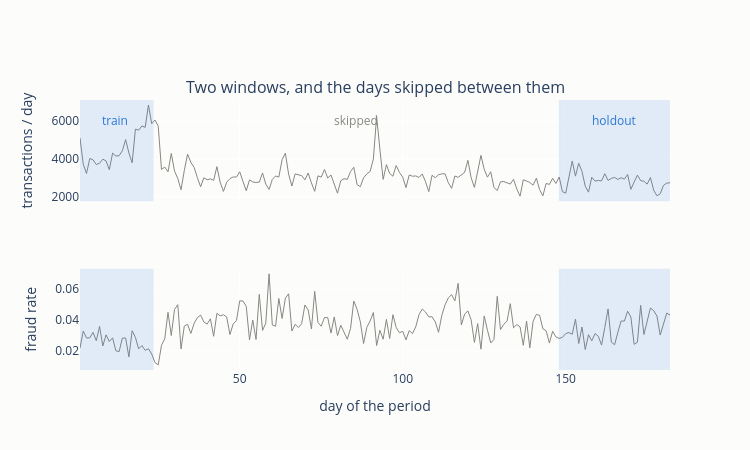

The notebook cell saved with this chart:
### Code cell
by_day = (
    df.with_columns((pl.col("TransactionDT") // DAY).cast(pl.Int64).alias("day"))
    .group_by("day")
    .agg(pl.len().alias("volume"), pl.col("isFraud").mean().alias("rate"))
    .sort("day")
)
day = by_day["day"].to_numpy()
volume = by_day["volume"].to_numpy()
rate = by_day["rate"].to_numpy()
t_hi = train["TransactionDT"].max() / DAY
h_lo = holdout["TransactionDT"].min() / DAY

fig = make_subplots(rows=2, cols=1, shared_xaxes=True,
                    subplot_titles=("Two windows, and the days skipped between them", ""))

fig.add_trace(go.Scatter(x=day, y=volume, mode='lines', name='volume', line={"color": MUTED, "width": 1}), row=1, col=1)
fig.add_trace(go.Scatter(x=day, y=rate, mode='lines', name='rate', line={"color": MUTED, "width": 1}), row=2, col=1)

fig.add_vrect(x0=day.min(), x1=t_hi, fillcolor=PASS, opacity=0.13, line_width=0, row="all", col=1)
fig.add_vrect(x0=h_lo, x1=day.max(), fillcolor=PASS, opacity=0.13, line_width=0, row="all", col=1)

fig.add_annotation(x=t_hi/2, y=0.9, xref="x1", yref="y domain", text="train", showarrow=False, font={"color": PASS}, row=1, col=1)
fig.add_annotation(x=(t_hi+h_lo)/2, y=0.9, xref="x1", yref="y domain", text="skipped", showarrow=False, font={"color": MUTED}, row=1, col=1)
fig.add_annotation(x=(h_lo+day.max())/2, y=0.9, xref="x1", yref="y domain", text="holdout", showarrow=False, font={"color": PASS}, row=1, col=1)

fig.update_yaxes(title_text="transactions / day", row=1, col=1)
fig.update_yaxes(title_text="fraud rate", row=2, col=1)
fig.update_xaxes(title_text="day of the period", row=2, col=1)

fig.update_layout(height=450, width=750, showlegend=False, plot_bgcolor=SURFACE, paper_bgcolor=SURFACE)
fig.show()

### Figure 1 — Plotly figure (JSON) as saved in the notebook; plotly's stock layout.template omitted (floating-point values rounded to 4 significant figures; data arrays with more than 128 entries replaced by an {"elided": "..."} marker saying what was removed)
{"data": [{"line": {"color": "#898781", "width": 1}, "mode": "lines", "name": "volume", "type": "scatter", "x": {"elided": "182 int values"}, "xaxis": "x", "y": {"elided": "182 int values"}, "yaxis": "y"}, {"line": {"color": "#898781", "width": 1}, "mode": "lines", "name": "rate", "type": "scatter", "x": {"elided": "182 int values"}, "xaxis": "x2", "y": {"elided": "182 float values"}, "yaxis": "y2"}], "layout": {"annotations": [{"font": {"size": 16}, "showarrow": false, "text": "Two windows, and the days skipped between them", "x": 0.5, "xanchor": "center", "xref": "paper", "y": 1, "yanchor": "bottom", "yref": "paper"}, {"font": {"color": "#2a78d6"}, "showarrow": false, "text": "train", "x": 11.78, "xref": "x", "y": 0.9, "yref": "y domain"}, {"font": {"color": "#898781"}, "showarrow": false, "text": "skipped", "x": 85.73, "xref": "x", "y": 0.9, "yref": "y domain"}, {"font": {"color": "#2a78d6"}, "showarrow": false, "text": "holdout", "x": 165.0, "xref": "x", "y": 0.9, "yref": "y domain"}], "height": 450, "paper_bgcolor": "#fcfcfb", "plot_bgcolor": "#fcfcfb", "shapes": [{"fillcolor": "#2a78d6", "line": {"width": 0}, "opacity": 0.13, "type": "rect", "x0": 1, "x1": 23.56, "xref": "x", "y0": 0, "y1": 1, "yref": "y domain"}, {"fillcolor": "#2a78d6", "line": {"width": 0}, "opacity": 0.13, "type": "rect", "x0": 1, "x1": 23.56, "xref": "x2", "y0": 0, "y1": 1, "yref": "y2 domain"}, {"fillcolor": "#2a78d6", "line": {"width": 0}, "opacity": 0.13, "type": "rect", "x0": 147.9, "x1": 182, "xref": "x", "y0": 0, "y1": 1, "yref": "y domain"}, {"fillcolor": "#2a78d6", "line": {"width": 0}, "opacity": 0.13, "type": "rect", "x0": 147.9, "x1": 182, "xref": "x2", "y0": 0, "y1": 1, "yref": "y2 domain"}], "showlegend": false, "width": 750, "xaxis": {"anchor": "y", "domain": [0, 1], "matches": "x2", "showticklabels": false}, "xaxis2": {"anchor": "y2", "domain": [0, 1], "title": {"text": "day of the period"}}, "yaxis": {"anchor": "x", "domain": [0.625, 1], "title": {"text": "transactions / day"}}, "yaxis2": {"anchor": "x2", "domain": [0, 0.375], "title": {"text": "fraud rate"}}}}
